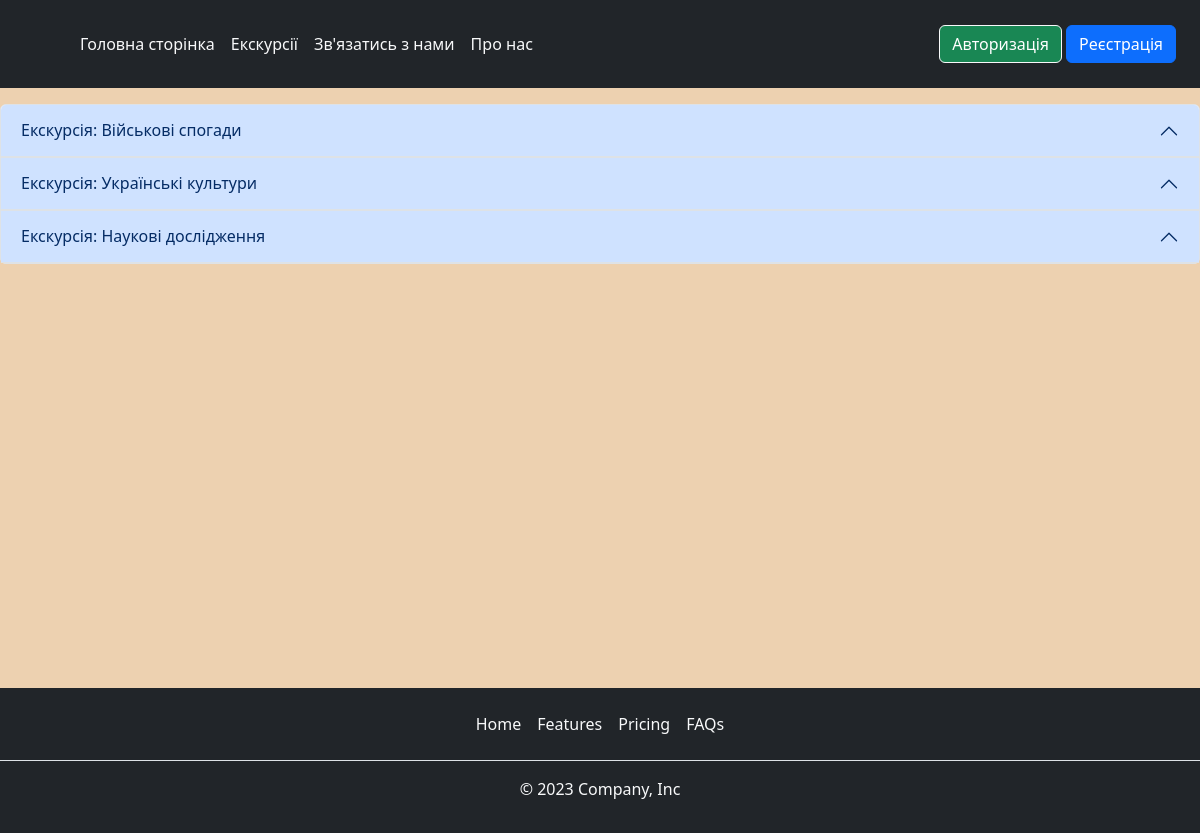
/excursion/index, run on the app's committed database.
### tables this page shows
CREATE TABLE `Excursion` (
  `id` int NOT NULL AUTO_INCREMENT,
  `Name` varchar(50) NOT NULL,
  `Description` varchar(255) NOT NULL,
  `IsWithGuide` tinyint(1) NOT NULL DEFAULT '0',
  `Price` float NOT NULL,
  PRIMARY KEY (`id`)
);

### core/Template.php (called while the page is built, shortened)
<?php
class Template
{
    protected $path;
    public function __construct($path)
    {
        $this->path = $path;
    }
    public function getHTML() {
        include($this->path);
        $html = ob_get_contents();
        return $html;
    }
}

### core/Controller.php (called while the page is built, shortened)
<?php
class Controller
{
    protected $viewPath;
    public function __construct()
    {
        $this->moduleName = \core\Core::getInstance()->app['moduleName'];
        $this->actionName = \core\Core::getInstance()->app['actionName'];
        $this->viewPath = "views/{$this->moduleName}/{$this->actionName}.php";
    }
    public function render($viewPath = null, $params = null)
    {
        if (empty($viewPath))
            $viewPath = $this->viewPath;
        $tpl = new Template($viewPath);
        if (!empty($params))
            $tpl->setParams($params);
        return $tpl->getHTML();
    }
}

### controllers/ExcursionController.php (called while the page is built, shortened)
<?php
class ExcursionController extends Controller
{
    public function operationIndex(){
        $excursions = Excursion::getListExcursions();
        return $this->render(null, ["excursions"=>$excursions]);
    }
}

### index.php (called while the page is built, shortened)
<?php
spl_autoload_register(function($className){
    $path = $className.".php";
});
$core = core\Core::getInstance();
$core->Initialize();
$core->Run();

### core/DataBase.php (called while the page is built, shortened)
<?php
class DataBase
{
    protected $servername = "localhost";
    protected $dbname = "museum";
    protected $username = "root";
    protected $password = "";
    public function connect(){
        try {
            $dsn = "mysql: host={$this->servername};dbname={$this->dbname};charset=utf8mb4";
            $db = new \PDO($dsn, $this->username, $this->password);
            $db->setAttribute(\PDO::ATTR_ERRMODE, \PDO::ERRMODE_EXCEPTION);
            return $db;
        } catch (\PDOException $e){
            echo "Connection failed".$e->getMessage();
            return null;
        }
    }
    public function SELECT($tName, $choices = "*", $conditions = null,  $orderConditions=null, $isDesc = false, $joinTable = null, $joinConditions = null){
        $condition = "";
        $values = [];
        $orderCondition = "";
        $joinCondition = "";
        $stmt = $this->connect()->prepare("SELECT {$choices} FROM {$tName} {$joinCondition} {$condition} {$orderCondition}");
        $stmt->execute($values);
        return $rows = $stmt->fetchALL(\PDO::FETCH_ASSOC);
    }
}

### models/Excursion.php (called while the page is built, shortened)
<?php
class Excursion
{
    public static function getListExcursions(){
        return Core::getInstance()->db->SELECT("Excursion");
    }
}

### views/excursion/index.php (the view, shortened to what this page needs)
<?php
$arrayOfNumbers = ["One","Two","Three","Four","Five", "Six"];
?>
<div class="accordion" id="accordionPanelsStayOpenExample">
    <?$i = 0; foreach ($excursions as $excursion) :?>
    <div class="accordion-item">
        <h2 class="accordion-header">
            <button class="accordion-button" type="button" data-bs-toggle="collapse" data-bs-target="#panelsStayOpen-collapse<?=$arrayOfNumbers[$i]?>" aria-expanded="true" aria-controls="panelsStayOpen-collapse<?=$arrayOfNumbers[$i]?>">
                Екскурсія: <?=$excursion["Name"]?>
            </button>
        </h2>
        <div id="panelsStayOpen-collapse<?=$arrayOfNumbers[$i++]?>" class="accordion-collapse collapse">
        </div>
    </div>
    <?endforeach;?>
</div>

### data on the page
excursion: Name "Військові спогади"
excursion: Name "Українські культури"
excursion: Name "Наукові дослідження"
